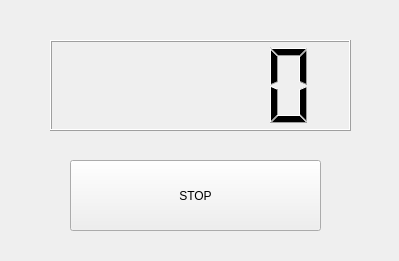
<?xml version="1.0" encoding="UTF-8"?>
<ui version="4.0">
 <class>Counter</class>
 <widget class="QWidget" name="Counter">
  <property name="geometry">
   <rect>
    <x>0</x>
    <y>0</y>
    <width>399</width>
    <height>261</height>
   </rect>
  </property>
  <property name="windowTitle">
   <string>Counter</string>
  </property>
  <widget class="QPushButton" name="button">
   <property name="geometry">
    <rect>
     <x>70</x>
     <y>160</y>
     <width>251</width>
     <height>71</height>
    </rect>
   </property>
   <property name="text">
    <string>STOP</string>
   </property>
  </widget>
  <widget class="QLCDNumber" name="lcdNumber">
   <property name="geometry">
    <rect>
     <x>50</x>
     <y>40</y>
     <width>301</width>
     <height>91</height>
    </rect>
   </property>
  </widget>
 </widget>
 <resources/>
 <connections/>
</ui>
